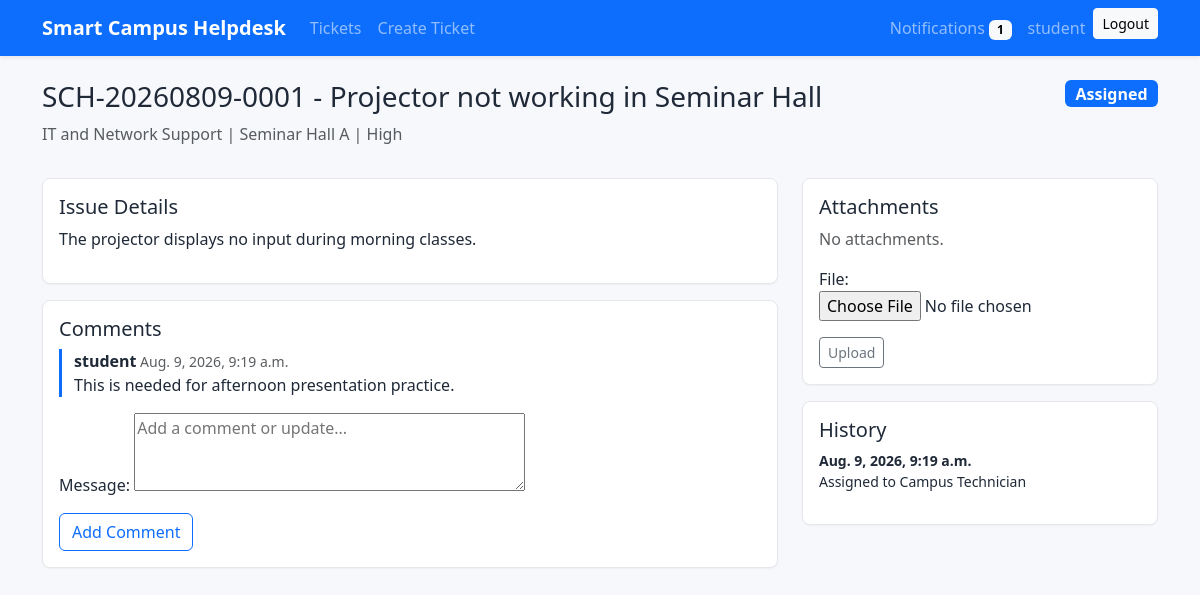
The page /tickets/1/ (signed in) on the database its author committed.
### helpdesk/models.py (models this page shows, shortened)
class Ticket(models.Model):
    class Priority(models.TextChoices):
        LOW = "low", "Low"
        MEDIUM = "medium", "Medium"
        HIGH = "high", "High"
        URGENT = "urgent", "Urgent"
    class Status(models.TextChoices):
        NEW = "new", "New"
        ASSIGNED = "assigned", "Assigned"
        IN_PROGRESS = "in_progress", "In Progress"
        ON_HOLD = "on_hold", "On Hold"
        RESOLVED = "resolved", "Resolved"
        CLOSED = "closed", "Closed"
        REOPENED = "reopened", "Reopened"
        REJECTED = "rejected", "Rejected"
    ticket_number = models.CharField(max_length=20, unique=True, editable=False)
    title = models.CharField(max_length=160)
    description = models.TextField()
    category = models.ForeignKey(ServiceCategory, on_delete=models.PROTECT, related_name="tickets")
    priority = models.CharField(max_length=20, choices=Priority.choices, default=Priority.MEDIUM)
    location = models.CharField(max_length=160)
    status = models.CharField(max_length=20, choices=Status.choices, default=Status.NEW)
    created_by = models.ForeignKey(User, on_delete=models.CASCADE, related_name="created_tickets")
    assigned_to = models.ForeignKey(
        User,
        on_delete=models.SET_NULL,
        null=True,
        blank=True,
        related_name="assigned_tickets",
    )
    resolution_notes = models.TextField(blank=True)
    created_at = models.DateTimeField(auto_now_add=True)
    updated_at = models.DateTimeField(auto_now=True)
    resolved_at = models.DateTimeField(null=True, blank=True)
    closed_at = models.DateTimeField(null=True, blank=True)
    class Meta:
        ordering = ["-created_at"]
        indexes = [
            models.Index(fields=["status", "priority"]),
            models.Index(fields=["ticket_number"]),
            models.Index(fields=["created_at"]),
        ]

class ServiceCategory(models.Model):
    name = models.CharField(max_length=120, unique=True)
    description = models.TextField(blank=True)
    is_active = models.BooleanField(default=True)
    created_at = models.DateTimeField(auto_now_add=True)
    class Meta:
        ordering = ["name"]

class TicketComment(models.Model):
    ticket = models.ForeignKey(Ticket, on_delete=models.CASCADE, related_name="comments")
    author = models.ForeignKey(settings.AUTH_USER_MODEL, on_delete=models.CASCADE)
    message = models.TextField()
    is_resolution = models.BooleanField(default=False)
    created_at = models.DateTimeField(auto_now_add=True)
    class Meta:
        ordering = ["created_at"]

class TicketHistory(models.Model):
    ticket = models.ForeignKey(Ticket, on_delete=models.CASCADE, related_name="history")
    actor = models.ForeignKey(settings.AUTH_USER_MODEL, on_delete=models.SET_NULL, null=True, blank=True)
    previous_status = models.CharField(max_length=20, blank=True)
    new_status = models.CharField(max_length=20, blank=True)
    note = models.CharField(max_length=255)
    created_at = models.DateTimeField(auto_now_add=True)
    class Meta:
        ordering = ["-created_at"]

### helpdesk/views.py (the view, shortened to what this page needs)
# urls.py: path("tickets/<int:pk>/", views.ticket_detail, name="ticket_detail"),
@login_required
def ticket_detail(request, pk):
    ticket = get_object_or_404(Ticket.objects.select_related("category", "created_by", "assigned_to"), pk=pk)
    if not can_view_ticket(request.user, ticket):
        messages.error(request, "You do not have permission to view this ticket.")
        return redirect("ticket_list")
    comment_form = TicketCommentForm()
    attachment_form = TicketAttachmentForm()
    context = {
        "ticket": ticket,
        "comment_form": comment_form,
        "attachment_form": attachment_form,
        "role": user_role(request.user),
    }
    return render(request, "helpdesk/ticket_detail.html", context)

### helpdesk/forms.py
class TicketCommentForm(forms.ModelForm):
    class Meta:
        model = TicketComment
        fields = ["message"]
        widgets = {"message": forms.Textarea(attrs={"rows": 3, "placeholder": "Add a comment or update..."})}

class TicketAttachmentForm(forms.ModelForm):
    class Meta:
        model = TicketAttachment
        fields = ["file"]

### helpdesk/context_processors.py (called while the page is built)
def notification_count(request):
    if request.user.is_authenticated:
        return {"unread_notification_count": request.user.notifications.filter(is_read=False).count()}
    return {"unread_notification_count": 0}

### helpdesk/services.py (called while the page is built)
def user_role(user: User) -> str:
    return getattr(getattr(user, "profile", None), "role", "student")

def can_view_ticket(user: User, ticket: Ticket) -> bool:
    role = user_role(user)
    if role == "admin":
        return True
    if role == "technician":
        return ticket.assigned_to_id == user.id
    return ticket.created_by_id == user.id

### templates/helpdesk/ticket_detail.html (shortened to what this page needs)
{% extends 'base.html' %}
{% block content %}
<div class="d-flex justify-content-between align-items-start mb-3">
  <div>
    <h1 class="h3">{{ ticket.ticket_number }} - {{ ticket.title }}</h1>
    <p class="text-muted">{{ ticket.category.name }} | {{ ticket.location }} | {{ ticket.get_priority_display }}</p>
  </div>
  <span class="badge text-bg-primary fs-6">{{ ticket.get_status_display }}</span>
</div>
<div class="row g-4">
  <div class="col-lg-8">
    <div class="panel mb-3">
      <h2 class="h5">Issue Details</h2>
      <p>{{ ticket.description }}</p>
    </div>
    <div class="panel">
      <h2 class="h5">Comments</h2>
      {% for comment in ticket.comments.all %}
      <div class="comment"><strong>{{ comment.author.username }}</strong><span class="text-muted small"> {{ comment.created_at }}</span><p>{{ comment.message }}</p></div>
      {% empty %}<p class="text-muted">No comments yet.</p>{% endfor %}
      <form method="post" class="mt-3">
        {% csrf_token %}<input type="hidden" name="action" value="comment">{{ comment_form.as_p }}<button class="btn btn-outline-primary">Add Comment</button>
      </form>
    </div>
  </div>
  <div class="col-lg-4">
    <div class="panel mb-3">
      <h2 class="h5">Attachments</h2>
      {% for attachment in ticket.attachments.all %}<p><a href="{{ attachment.file.url }}">{{ attachment.file.name }}</a></p>{% empty %}<p class="text-muted">No attachments.</p>{% endfor %}
      <form method="post" enctype="multipart/form-data">
        {% csrf_token %}<input type="hidden" name="action" value="attachment">{{ attachment_form.as_p }}<button class="btn btn-outline-secondary btn-sm">Upload</button>
      </form>
    </div>
    <div class="panel">
      <h2 class="h5">History</h2>
      {% for item in ticket.history.all %}<p class="small"><strong>{{ item.created_at }}</strong><br>{{ item.note }}</p>{% empty %}<p class="text-muted">No history recorded.</p>{% endfor %}
    </div>
  </div>
</div>
{% endblock %}

### templates/base.html (shortened to what this page needs)
{% load static %}
<!doctype html>
<html lang="en">
<head>
  <link href="https://cdn.jsdelivr.net/npm/bootstrap@5.3.3/dist/css/bootstrap.min.css" rel="stylesheet">
  <link href="{% static 'css/styles.css' %}" rel="stylesheet">
</head>
<body>
  <nav class="navbar navbar-expand-lg navbar-dark bg-primary shadow-sm">
    <div class="container">
      <a class="navbar-brand fw-semibold" href="{% url 'dashboard' %}">Smart Campus Helpdesk</a>
      <div class="collapse navbar-collapse" id="mainNav">
        <ul class="navbar-nav me-auto">
          {% if user.is_authenticated %}
          <li class="nav-item"><a class="nav-link" href="{% url 'ticket_list' %}">Tickets</a></li>
          <li class="nav-item"><a class="nav-link" href="{% url 'ticket_create' %}">Create Ticket</a></li>
          {% endif %}
        </ul>
        <ul class="navbar-nav">
          {% if user.is_authenticated %}
          <li class="nav-item"><a class="nav-link" href="{% url 'notifications' %}">Notifications <span class="badge text-bg-light">{{ unread_notification_count }}</span></a></li>
          <li class="nav-item"><span class="nav-link">{{ user.username }}</span></li>
          <li class="nav-item"><form method="post" action="{% url 'logout' %}">{% csrf_token %}<button class="btn btn-sm btn-light">Logout</button></form></li>
          {% else %}
          <li class="nav-item"><a class="nav-link" href="{% url 'login' %}">Login</a></li>
          <li class="nav-item"><a class="nav-link" href="{% url 'register' %}">Register</a></li>
          {% endif %}
        </ul>
      </div>
    </div>
  </nav>
  <main class="container py-4">
    {% block content %}{% endblock %}
  </main>
</body>
</html>

### static/css/styles.css (style rules this page uses)
body { background: #f6f8fb; color: #1f2937; }
.panel, .metric { background: #fff; border: 1px solid #e5e7eb; border-radius: 8px; padding: 1rem; box-shadow: 0 1px 2px rgba(0,0,0,.04); }
.comment { border-left: 3px solid #0d6efd; padding-left: .75rem; margin-bottom: 1rem; }
textarea, input, select { max-width: 100%; }

### rows shown on the page
Ticket: ticket_number "SCH-20260809-0001", title "Projector not working in Seminar Hall", category.name "IT and Network Support", location "Seminar Hall A", priority "High", status "Assigned", description "The projector displays no input during morning classes."
TicketComment: author.username "student", created_at "Aug. 9, 2026, 9:19 a.m.", message "This is needed for afternoon presentation practice."
TicketHistory: created_at "Aug. 9, 2026, 9:19 a.m.", note "Assigned to Campus Technician"

### other values the page prints
{{ unread_notification_count }} "1"
{{ user.username }} "student"
